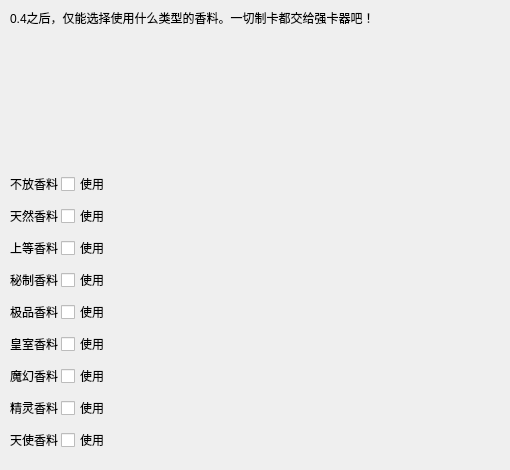
    <widget class="QWidget" name="tab_5">
     <property name="toolTip">
      <string/>
     </property>
     <attribute name="title">
      <string>制卡方案</string>
     </attribute>
     <attribute name="toolTip">
      <string>量力而行！不要一下子把自己弄空啦。</string>
     </attribute>
     <widget class="QWidget" name="layoutWidget">
      <property name="geometry">
       <rect>
        <x>10</x>
        <y>170</y>
        <width>491</width>
        <height>291</height>
       </rect>
      </property>
      <layout class="QGridLayout" name="gridLayout_4">
       <property name="horizontalSpacing">
        <number>3</number>
       </property>
       <property name="verticalSpacing">
        <number>6</number>
       </property>
       <item row="0" column="2">
        <widget class="QLabel" name="label_38">
         <property name="sizePolicy">
          <sizepolicy hsizetype="Fixed" vsizetype="Preferred">
           <horstretch>0</horstretch>
           <verstretch>0</verstretch>
          </sizepolicy>
         </property>
         <property name="text">
          <string>&lt;html&gt;&lt;head/&gt;&lt;body&gt;&lt;p align=&quot;center&quot;&gt;不放香料&lt;/p&gt;&lt;/body&gt;&lt;/html&gt;</string>
         </property>
        </widget>
       </item>
       <item row="8" column="2">
        <widget class="QLabel" name="label_36">
         <property name="sizePolicy">
          <sizepolicy hsizetype="Fixed" vsizetype="Preferred">
           <horstretch>0</horstretch>
           <verstretch>0</verstretch>
          </sizepolicy>
         </property>
         <property name="text">
          <string>&lt;html&gt;&lt;head/&gt;&lt;body&gt;&lt;p align=&quot;center&quot;&gt;天使香料&lt;/p&gt;&lt;/body&gt;&lt;/html&gt;</string>
         </property>
        </widget>
       </item>
       <item row="5" column="2">
        <widget class="QLabel" name="label_33">
         <property name="sizePolicy">
          <sizepolicy hsizetype="Fixed" vsizetype="Preferred">
           <horstretch>0</horstretch>
           <verstretch>0</verstretch>
          </sizepolicy>
         </property>
         <property name="text">
          <string>&lt;html&gt;&lt;head/&gt;&lt;body&gt;&lt;p align=&quot;center&quot;&gt;皇室香料&lt;/p&gt;&lt;/body&gt;&lt;/html&gt;</string>
         </property>
        </widget>
       </item>
       <item row="0" column="3">
        <widget class="QCheckBox" name="spice_use0">
         <property name="text">
          <string>使用</string>
         </property>
        </widget>
       </item>
       <item row="7" column="3">
        <widget class="QCheckBox" name="spice_use7">
         <property name="text">
          <string>使用</string>
         </property>
        </widget>
       </item>
       <item row="8" column="3">
        <widget class="QCheckBox" name="spice_use8">
         <property name="text">
          <string>使用</string>
         </property>
        </widget>
       </item>
       <item row="7" column="2">
        <widget class="QLabel" name="label_35">
         <property name="sizePolicy">
          <sizepolicy hsizetype="Fixed" vsizetype="Preferred">
           <horstretch>0</horstretch>
           <verstretch>0</verstretch>
          </sizepolicy>
         </property>
         <property name="text">
          <string>&lt;html&gt;&lt;head/&gt;&lt;body&gt;&lt;p align=&quot;center&quot;&gt;精灵香料&lt;/p&gt;&lt;/body&gt;&lt;/html&gt;</string>
         </property>
        </widget>
       </item>
       <item row="6" column="3">
        <widget class="QCheckBox" name="spice_use6">
         <property name="text">
          <string>使用</string>
         </property>
        </widget>
       </item>
       <item row="5" column="3">
        <widget class="QCheckBox" name="spice_use5">
         <property name="text">
          <string>使用</string>
         </property>
        </widget>
       </item>
       <item row="4" column="3">
        <widget class="QCheckBox" name="spice_use4">
         <property name="text">
          <string>使用</string>
         </property>
        </widget>
       </item>
       <item row="3" column="3">
        <widget class="QCheckBox" name="spice_use3">
         <property name="text">
          <string>使用</string>
         </property>
        </widget>
       </item>
       <item row="6" column="2">
        <widget class="QLabel" name="label_34">
         <property name="sizePolicy">
          <sizepolicy hsizetype="Fixed" vsizetype="Preferred">
           <horstretch>0</horstretch>
           <verstretch>0</verstretch>
          </sizepolicy>
         </property>
         <property name="text">
          <string>&lt;html&gt;&lt;head/&gt;&lt;body&gt;&lt;p align=&quot;center&quot;&gt;魔幻香料&lt;/p&gt;&lt;/body&gt;&lt;/html&gt;</string>
         </property>
        </widget>
       </item>
       <item row="2" column="2">
        <widget class="QLabel" name="label_30">
         <property name="sizePolicy">
          <sizepolicy hsizetype="Fixed" vsizetype="Preferred">
           <horstretch>0</horstretch>
           <verstretch>0</verstretch>
          </sizepolicy>
         </property>
         <property name="text">
          <string>&lt;html&gt;&lt;head/&gt;&lt;body&gt;&lt;p align=&quot;center&quot;&gt;上等香料&lt;/p&gt;&lt;/body&gt;&lt;/html&gt;</string>
         </property>
        </widget>
       </item>
       <item row="4" column="2">
        <widget class="QLabel" name="label_32">
         <property name="sizePolicy">
          <sizepolicy hsizetype="Fixed" vsizetype="Preferred">
           <horstretch>0</horstretch>
           <verstretch>0</verstretch>
          </sizepolicy>
         </property>
         <property name="text">
          <string>&lt;html&gt;&lt;head/&gt;&lt;body&gt;&lt;p align=&quot;center&quot;&gt;极品香料&lt;/p&gt;&lt;/body&gt;&lt;/html&gt;</string>
         </property>
        </widget>
       </item>
       <item row="3" column="2">
        <widget class="QLabel" name="label_31">
         <property name="sizePolicy">
          <sizepolicy hsizetype="Fixed" vsizetype="Preferred">
           <horstretch>0</horstretch>
           <verstretch>0</verstretch>
          </sizepolicy>
         </property>
         <property name="text">
          <string>&lt;html&gt;&lt;head/&gt;&lt;body&gt;&lt;p align=&quot;center&quot;&gt;秘制香料&lt;/p&gt;&lt;/body&gt;&lt;/html&gt;</string>
         </property>
        </widget>
       </item>
       <item row="1" column="3">
        <widget class="QCheckBox" name="spice_use1">
         <property name="text">
          <string>使用</string>
         </property>
        </widget>
       </item>
       <item row="1" column="2">
        <widget class="QLabel" name="label_29">
         <property name="sizePolicy">
          <sizepolicy hsizetype="Fixed" vsizetype="Preferred">
           <horstretch>0</horstretch>
           <verstretch>0</verstretch>
          </sizepolicy>
         </property>
         <property name="text">
          <string>&lt;html&gt;&lt;head/&gt;&lt;body&gt;&lt;p align=&quot;center&quot;&gt;天然香料&lt;/p&gt;&lt;/body&gt;&lt;/html&gt;</string>
         </property>
        </widget>
       </item>
       <item row="2" column="3">
        <widget class="QCheckBox" name="spice_use2">
         <property name="text">
          <string>使用</string>
         </property>
        </widget>
       </item>
      </layout>
     </widget>
     <widget class="QLabel" name="label_2">
      <property name="geometry">
       <rect>
        <x>10</x>
        <y>10</y>
        <width>421</width>
        <height>16</height>
       </rect>
      </property>
      <property name="toolTip">
       <string>使用卡包的也不用担心！会自动找你能制作的配方去制卡的！</string>
      </property>
      <property name="text">
       <string>0.4之后，仅能选择使用什么类型的香料。一切制卡都交给强卡器吧！</string>
      </property>
     </widget>
    </widget>
